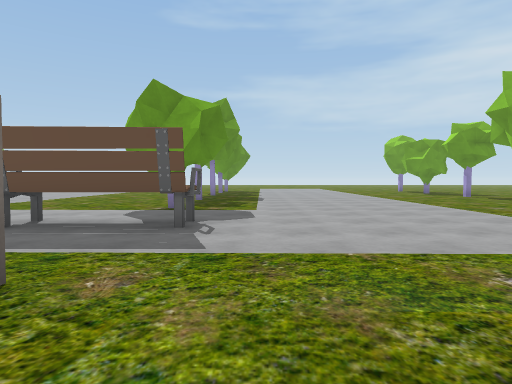
[1] (above)

19 first-person views from a walk through a scene from a Unity 3-D project. The camera is 1.2 m above the floor, tilts 2° down and sees 75° across. The floor is counted in squares, 2 m on a side. Each view is taken from the middle of a square. On the plan, view 1 faces up. The plan holds only what a view shows up to about 10 squares ahead; the rest is blank. The place goes on beyond the plan. Some animated figures are left out. Some surface patterns are stand-ins.

[2]
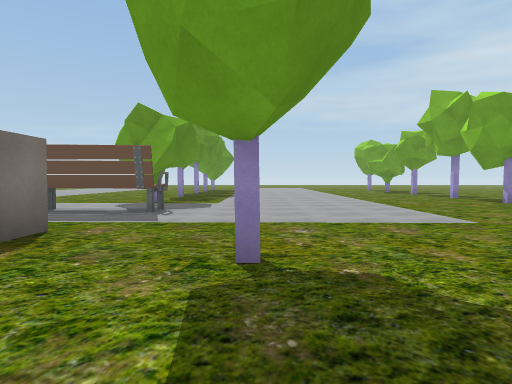

[3]
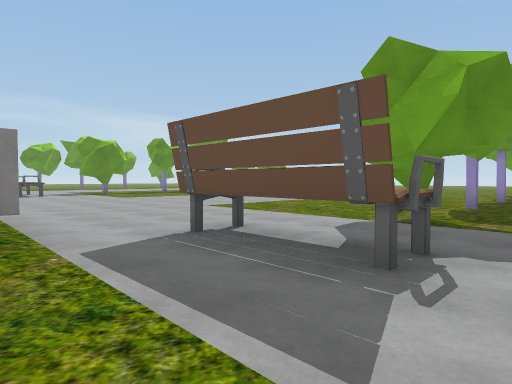

[4]
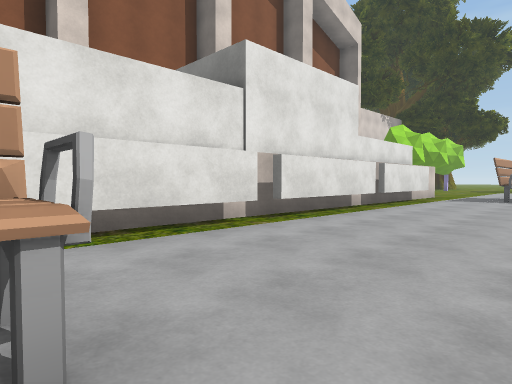

[5]
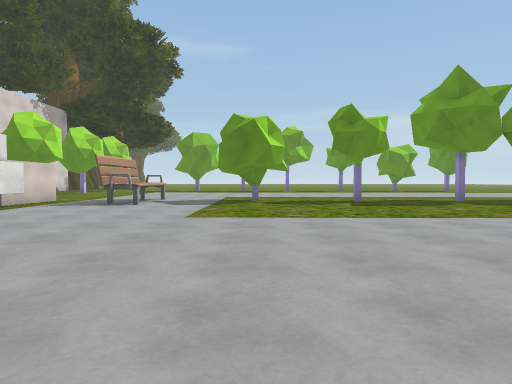

[6]
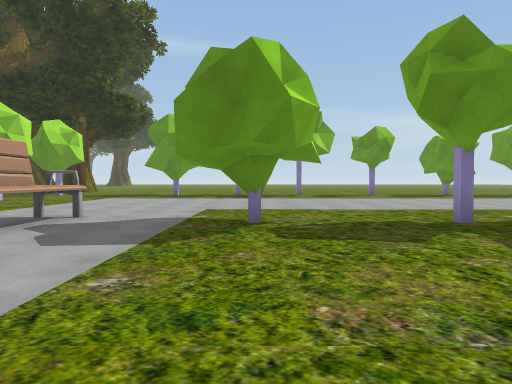

[7]
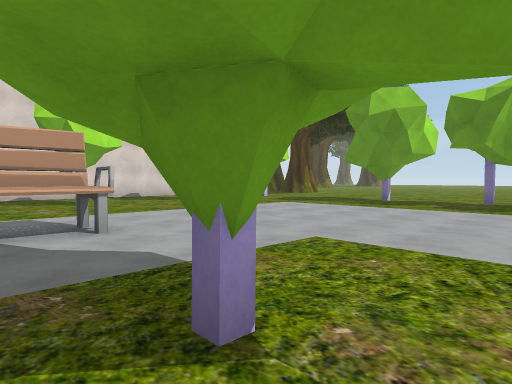

[8]
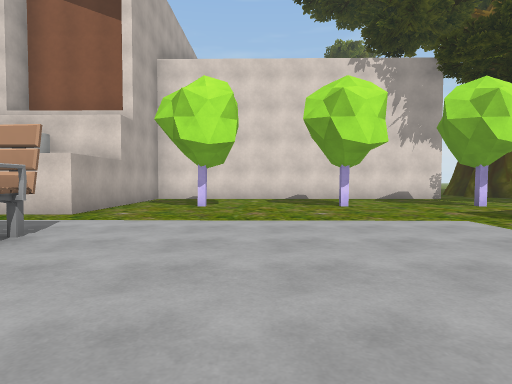

[9]
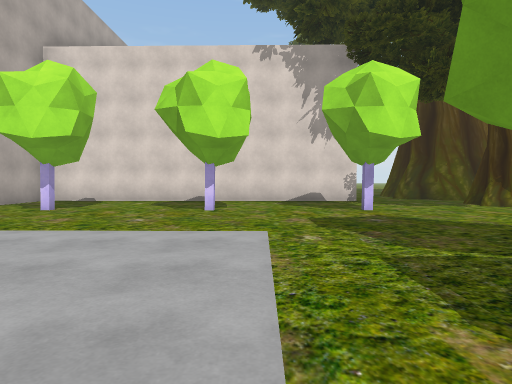

[10]
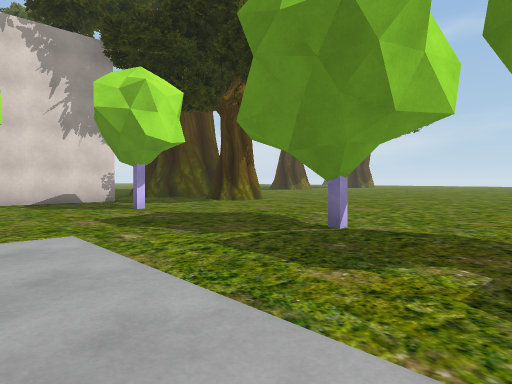

[11]
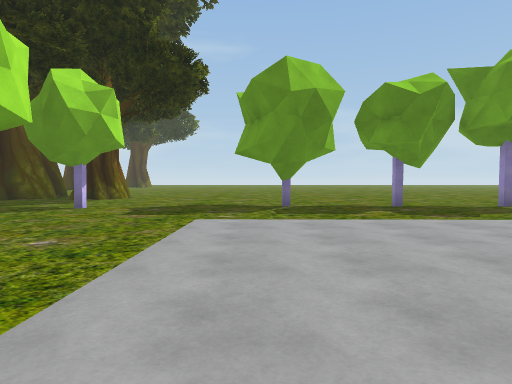

[12]
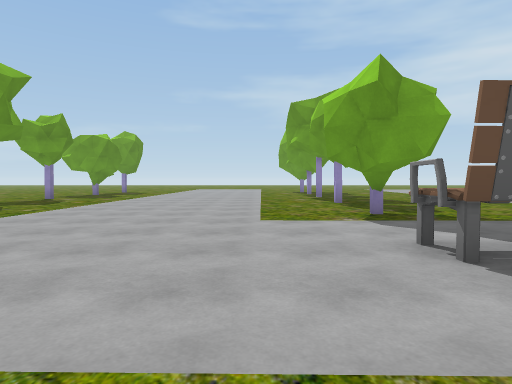

[13]
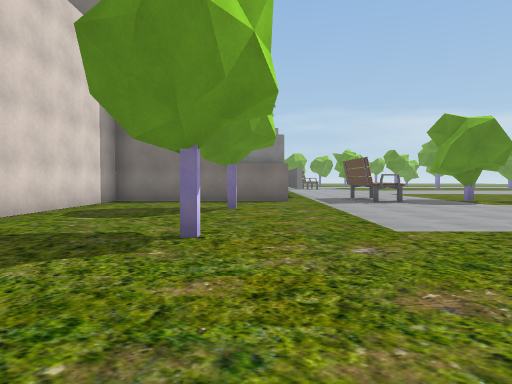

[14]
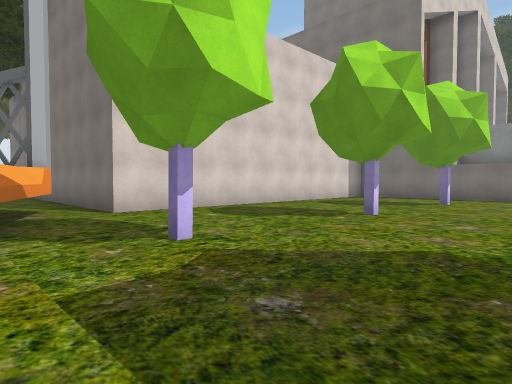

[15]
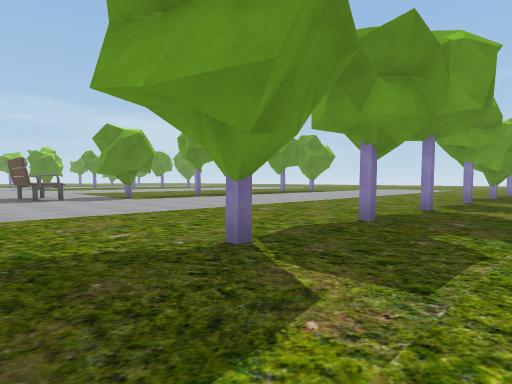

[16]
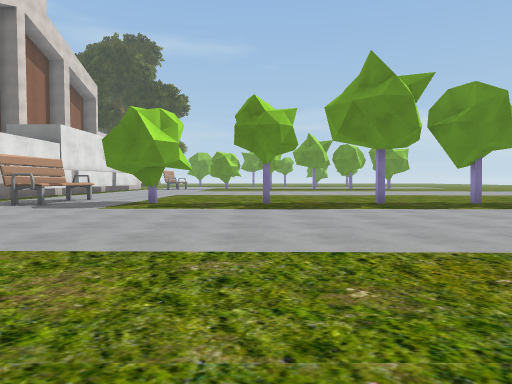

[17]
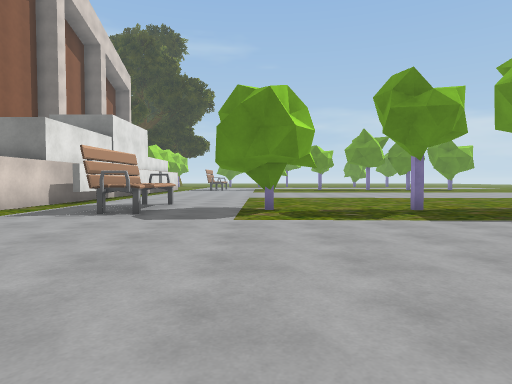

[18]
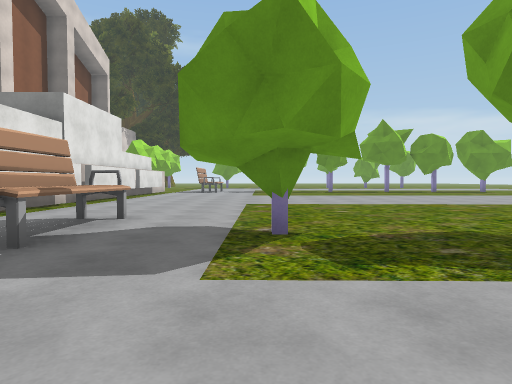

[19]
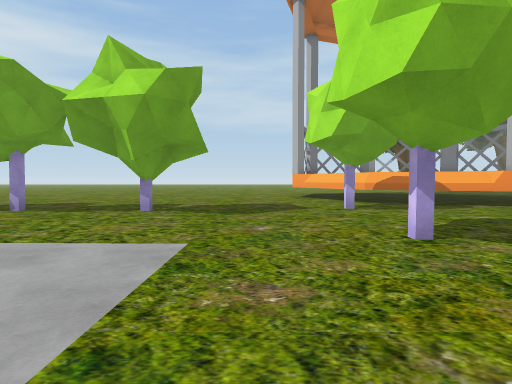

### Floor plan
Key: @ floor where view 1 was taken; # wall or solid block; x gap in a wall; . floor; ^ raised ledge; B bench; T tree.
Columns run from 28 left of view 1 to 11 right of it. Each row starts with its distance up from view 1.
 12    ...............  ..................
 11    .........#.........................
 10  ..#......................#...........
  9  ...................................#..
  8  ...........#...........................
  7  ..#......................#.........#...
  6 ........................................
  5 ...#........BBB..........BBB............
  4 ..............B..........BBB............
  3 ........................................
  2 .............##############.............
  1 .............#            #.............
  0 ....#..#..#..#            #.@#..#...#..#
 -1 T...........##            #...........^^
 -2 #...........#             #...........^
 -3 #..##########             ##########.^
 -4                                    #.x
 -5                                    #.^
 -6                                    #.
 -7                                    #.
 -8                                    #.

Positions as (right, up) in squares from view 1, and headings:
1: (0, 0), facing up
2: (1, -2), facing up
3: (0, 2), facing up-left
4: (-3, 6), facing down-left
5: (-6, 8), facing left
6: (-11, 8), facing left
7: (-15, 9), facing down-left
8: (-19, 8), facing down
9: (-22, 7), facing down
10: (-21, 7), facing down-left
11: (-17, 4), facing left
12: (-18, 2), facing up
13: (8, 1), facing left
14: (10, 3), facing down-left
15: (10, 2), facing up-left
16: (7, 10), facing left
17: (5, 7), facing left
18: (2, 7), facing left
19: (1, 2), facing right
